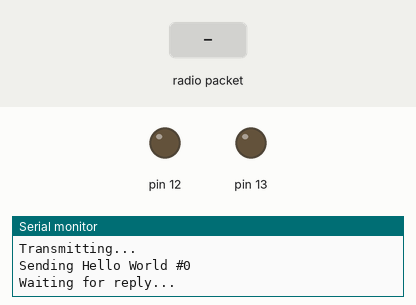
Simulated run of this sketch. Board: Arduino Uno, built with avr-gcc and run on an emulated ATmega328P. On the bench: output pins drawn as LEDs (lit = HIGH), the last lines printed to the serial monitor. The inputs (shaded band) are chosen by the test bench. No radio packets arrive unless stated; pins used as bus, display or sensor lines are not drawn.

Above: at 1.1 s.
At 2.2 s:
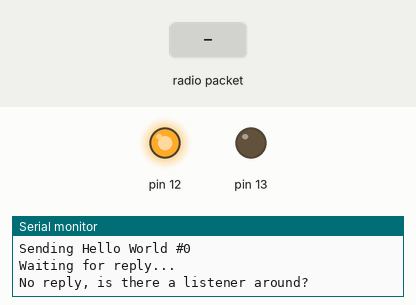
2.3 s: radio packet "1" arrives
Timing chart, 0 to 5.3 s (numbered marks = the images above; inputs shaded):
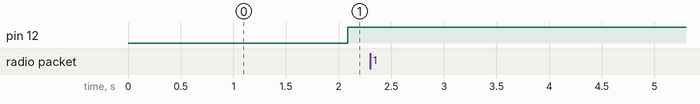

The sketch:

testlora.ino
```cpp
#include <RH_RF95.h>

#define RFM95_RST 11  // "A"
#define RFM95_CS  10  // "B"
#define RFM95_INT  6  // "D"
// Change to 434.0 or other frequency, must match RX's freq!
#define RF95_FREQ 915.0

// Singleton instance of the radio driver
RH_RF95 rf95(RFM95_CS, RFM95_INT);

int16_t packetnum = 0;  // packet counter, we increment per xmission


void setup() {
  pinMode(RFM95_RST, OUTPUT);
  digitalWrite(RFM95_RST, HIGH);

  Serial.begin(115200);
 // while (!Serial); // Wait for the serial port to connect. Needed for native USB
  delay(1000); // Wait a bit for serial console
  pinMode(12, OUTPUT);
  pinMode(13, OUTPUT);
  Serial.println("Feather LoRa TX Test!");

  // manual reset
  digitalWrite(RFM95_RST, LOW);
  delay(10);
  digitalWrite(RFM95_RST, HIGH);
  delay(10);

  if (!rf95.init()) {
    Serial.println("LoRa radio init failed");
    while (1);
  }
  Serial.println("LoRa radio init OK!");

  if (!rf95.setFrequency(RF95_FREQ)) {
    Serial.println("setFrequency failed");
    while (1);
  }
  Serial.print("Set Freq to: "); Serial.println(RF95_FREQ);

  rf95.setTxPower(23, false);
}

void loop() {
  Serial.println("Transmitting...");

  char radiopacket[20] = "Hello World #      ";
  itoa(packetnum++, radiopacket+13, 10);
  Serial.print("Sending "); Serial.println(radiopacket);

  rf95.send((uint8_t *)radiopacket, 20);
  rf95.waitPacketSent();

  Serial.println("Waiting for reply...");
  uint8_t buf[RH_RF95_MAX_MESSAGE_LEN];
  uint8_t len = sizeof(buf);

  if (rf95.waitAvailableTimeout(1000)) {
    if (rf95.recv(buf, &len)) {
      Serial.print("Got reply: ");
      Serial.println((char*)buf);
      Serial.print("RSSI: ");
      Serial.println(rf95.lastRssi(), DEC);
      // Adjusted RSSI check for demonstration purposes
      digitalWrite(13, rf95.lastRssi() > -50 ? HIGH : LOW);  // RSSI is negative. Closer to 0 means stronger signal
      digitalWrite(12, rf95.lastRssi() <= -50 ? HIGH : LOW);
    } else {
      Serial.println("Receive failed");
      digitalWrite(13, HIGH);  // Error state
      digitalWrite(12, HIGH);  // Error state
    }
  } else {
    Serial.println("No reply, is there a listener around?");
    digitalWrite(13, LOW);  // Indicates no reply
    digitalWrite(12, HIGH);  // Indicates no reply
  }
  delay(1000); // Wait 1 second before next transmit
}
```
